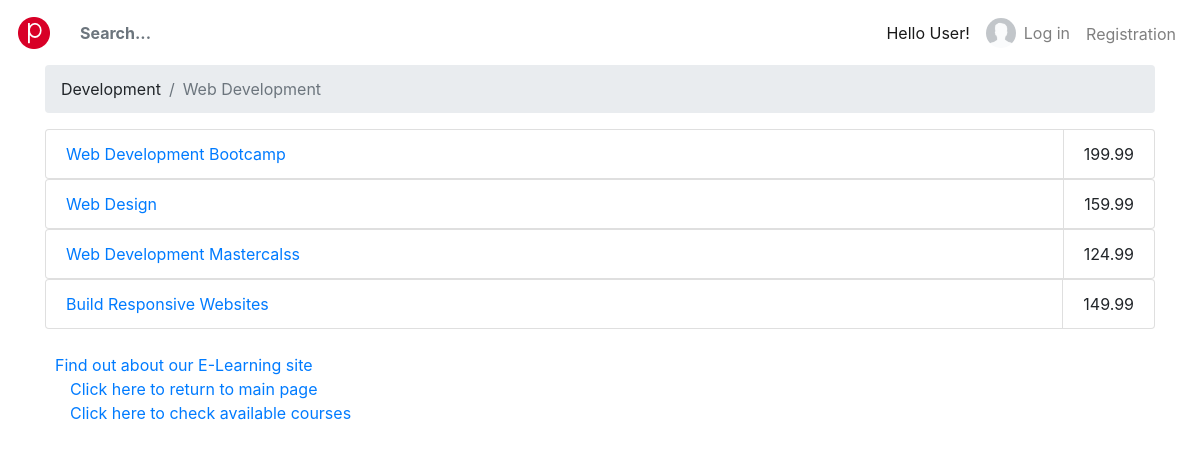
Before: /myapp/1 with the older database file.
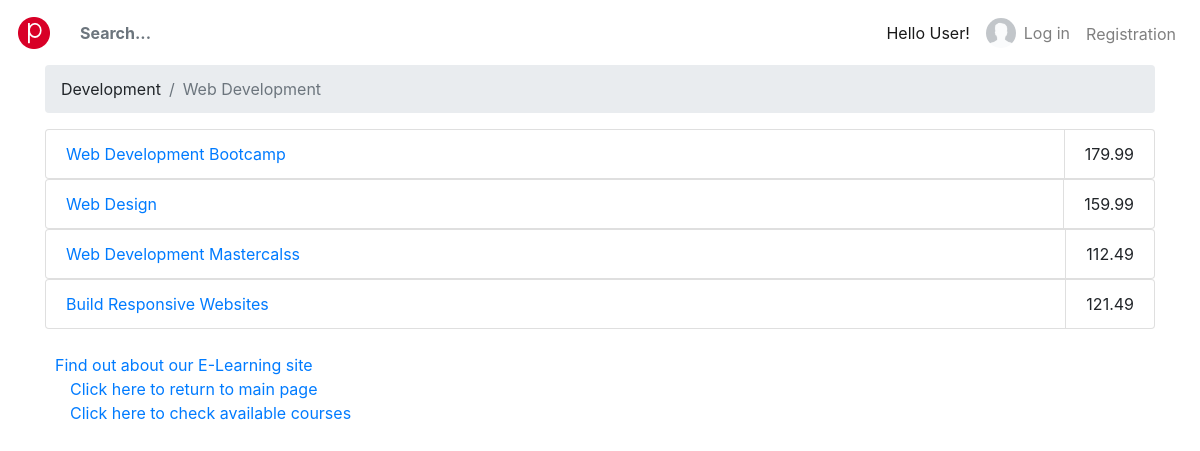
After: the same page with the newer database file.
### myapp/models.py (models this page shows, shortened)
class Course(models.Model):
    topic = models.ForeignKey(Topic, related_name='courses', on_delete=models.CASCADE)
    name = models.CharField(max_length=200)
    price = models.DecimalField(max_digits=10, decimal_places=2, validators=[validate_price])
    for_everyone = models.BooleanField(default=True)
    description = models.TextField(max_length=300, null=True, blank=True)
    interested = models.PositiveIntegerField(default=0)
    stages = models.PositiveIntegerField(default=3)

### myapp/views.py (the view)
# urls.py: path(r'<int:topic_no>', views.detail, name='detail'),
def detail(request, topic_no):
    topic = get_object_or_404(Topic, id=topic_no)
    cour_list = Course.objects.filter(topic=topic_no)
    return render(request, r'myapp/detail.html', {'top_detail': topic, 'cou_list': cour_list})

### myapp/templates/myapp/detail.html (shortened to what this page needs)
{% extends 'myapp/base.html' %}
{% block body_block %}
    <nav aria-label="breadcrumb">
        <ol class="breadcrumb">
            <li class="breadcrumb-item">{{ top_detail.category }}</li>
            <li class="breadcrumb-item active">{{ top_detail.name }}</li>
        </ol>
    </nav>
    {% for course in cou_list %}
        <ul class="list-group list-group-horizontal">
            <li class="list-group-item flex-fill"><a href="{% url 'myapp:course_detail' course.id %}">{{ course.name }}</a></li>
            <li class="list-group-item">{{ course.price }}</li>
        </ul>
    {% endfor %}
{% endblock %}

Changed rows visible on the page:
changed Course "Web Development Bootcamp": price "199.99" → "179.99"
changed Course "Web Development Mastercalss": price "124.99" → "112.49"
changed Course "Build Responsive Websites": price "149.99" → "121.49"
